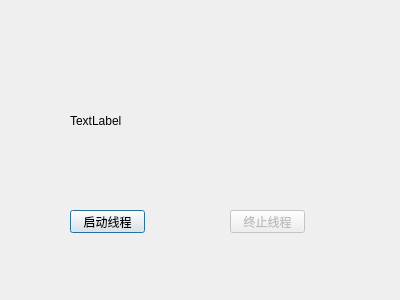
<?xml version="1.0" encoding="UTF-8"?>
<ui version="4.0">
 <class>Dialog</class>
 <widget class="QDialog" name="Dialog">
  <property name="geometry">
   <rect>
    <x>0</x>
    <y>0</y>
    <width>400</width>
    <height>300</height>
   </rect>
  </property>
  <property name="windowTitle">
   <string>Dialog</string>
  </property>
  <widget class="QPushButton" name="startButton">
   <property name="geometry">
    <rect>
     <x>70</x>
     <y>210</y>
     <width>75</width>
     <height>23</height>
    </rect>
   </property>
   <property name="text">
    <string>启动线程</string>
   </property>
  </widget>
  <widget class="QPushButton" name="stopButton">
   <property name="enabled">
    <bool>false</bool>
   </property>
   <property name="geometry">
    <rect>
     <x>230</x>
     <y>210</y>
     <width>75</width>
     <height>23</height>
    </rect>
   </property>
   <property name="text">
    <string>终止线程</string>
   </property>
  </widget>
  <widget class="QLabel" name="label">
   <property name="geometry">
    <rect>
     <x>70</x>
     <y>70</y>
     <width>231</width>
     <height>101</height>
    </rect>
   </property>
   <property name="text">
    <string>TextLabel</string>
   </property>
  </widget>
 </widget>
 <layoutdefault spacing="6" margin="11"/>
 <resources/>
 <connections/>
</ui>
